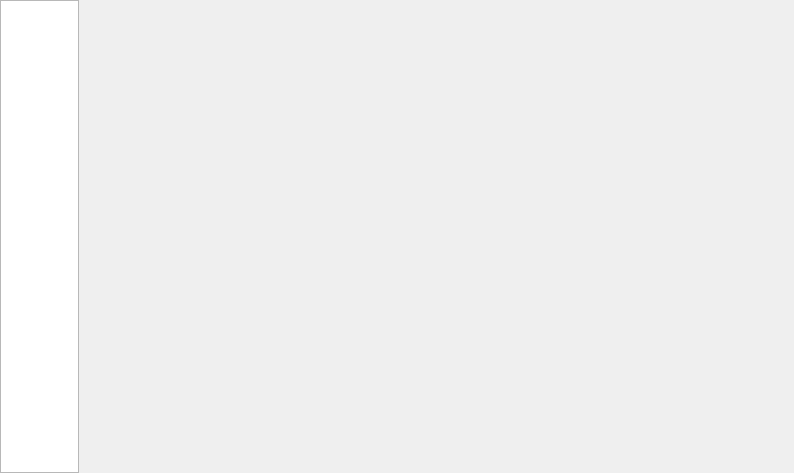
<?xml version="1.0" encoding="UTF-8"?>
<ui version="4.0">
 <class>Form</class>
 <widget class="QWidget" name="Form">
  <property name="geometry">
   <rect>
    <x>0</x>
    <y>0</y>
    <width>794</width>
    <height>473</height>
   </rect>
  </property>
  <property name="windowTitle">
   <string>Form</string>
  </property>
  <layout class="QHBoxLayout" name="horizontalLayout" stretch="1,9">
   <property name="spacing">
    <number>0</number>
   </property>
   <property name="leftMargin">
    <number>0</number>
   </property>
   <property name="topMargin">
    <number>0</number>
   </property>
   <property name="rightMargin">
    <number>0</number>
   </property>
   <property name="bottomMargin">
    <number>0</number>
   </property>
   <item>
    <widget class="QListWidget" name="listWidget"/>
   </item>
   <item>
    <widget class="QStackedWidget" name="stackedWidget">
     <property name="currentIndex">
      <number>0</number>
     </property>
     <widget class="QWidget" name="page"/>
     <widget class="QWidget" name="page_2"/>
    </widget>
   </item>
  </layout>
 </widget>
 <resources/>
 <connections/>
</ui>
